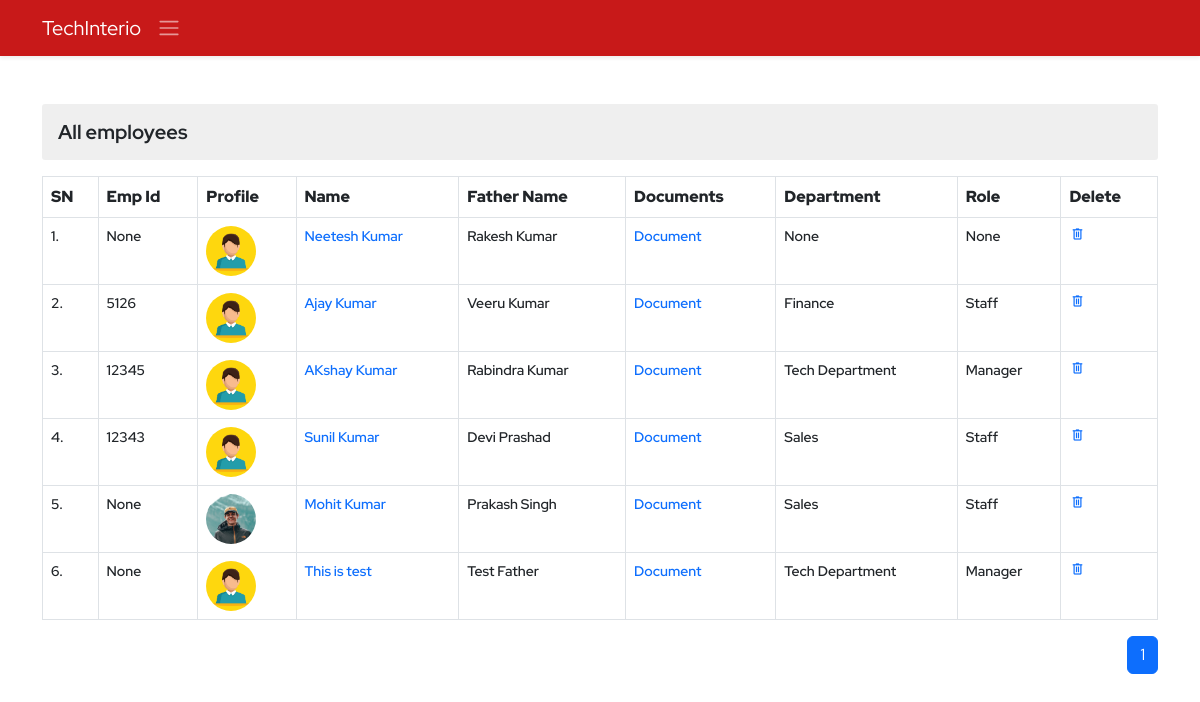
The page /ems/employee-view/ (signed in) on the database its author committed.
### ems/models.py (models this page shows, shortened)
class Employee(models.Model):
    empid=models.AutoField(primary_key=True)
    employeeid=models.IntegerField(unique=True, null=True, blank=True)
    user=models.OneToOneField(User,on_delete=models.CASCADE)
    name=models.CharField(max_length=50)
    father_name=models.CharField(max_length=50)
    mother_name=models.CharField(max_length=50,null=True,blank=True)
    avtar=models.ImageField(upload_to='employee_profile_images', blank=True , default='profile.jpg')
    dob=models.DateField()
    email=models.EmailField(max_length=100)
    mobile_no=models.IntegerField()
    emergency_mobile_no=models.IntegerField(null=True,blank=True)
    address=models.OneToOneField(Address, on_delete=models.CASCADE,blank=True, null=True,)
    designation=models.CharField(max_length=70,null=True, blank=True)
    role=models.ForeignKey(Role, on_delete=models.SET_NULL,blank=True, null=True,)
    department=models.ForeignKey(Department, on_delete=models.SET_NULL,blank=True, null=True,)
    joining_date=models.DateField(null=True, blank=True)
    status=models.CharField(max_length=15)
    @property
    def imageURL(self):
        try:
            url=self.avtar.url
        except:
            url=''
        return url

class Department(models.Model):
    name=models.CharField(max_length=70, unique=True)
    description=models.TextField(max_length=200)
    created_at = models.DateTimeField(auto_now_add=True,blank=True,null=True)
    updated_at = models.DateTimeField(auto_now=True,blank=True,null=True)
    def __str__(self):
        return self.name

class Role(models.Model):
    name=models.CharField(max_length=70, unique=True)
    description=models.TextField(max_length=200)
    created_at = models.DateTimeField(auto_now_add=True,blank=True,null=True)
    updated_at = models.DateTimeField(auto_now=True,blank=True,null=True)
    def __str__(self):
        return self.name

### ems/views.py (the view)
# urls.py: path('employee-view/',viewEmployee,name='employee-view'),
@login_required()
def viewEmployee(request):
    context = {}
    try:
        if not request.user.is_superuser:
            profile_obj=Employee.objects.get(user=request.user)
            context['profile']=profile_obj
        employees = Employee.objects.all().order_by('-empid')
        paginator=Paginator(employees,10)
        page_no=request.GET.get('page')
        total_pages=paginator.page_range
        employeepages=paginator.get_page(page_no)
        context['pages']=total_pages
        context['employees'] = employeepages
    except Exception as e:
        print('View Employee Exception : ', e)
    return render(request, 'ems/view_employee.html', context)

### ems/templates/ems/view_employee.html (shortened to what this page needs)
{% extends './base.html' %}
{% block body %}
<div class="container py-4">
    <div class="row d-flex align-items-center justify-content-center">
        <div class="col-12 overflow-auto">
            <h3 class="my-3 derpartment-title">All employees</h3>
            <table class="table table-bordered department-table">
                <tr>
                    <th>SN</th>
                    <th>Emp Id</th>
                    <th>Profile</th>
                    <th>Name</th>
                    <th>Father Name</th>
                    <th>Documents</th>
                    <th>Department</th>
                    <th>Role</th>
                    <th>Delete</th>
                </tr>
                {% for employee in employees %}
                <tr>
                    <td>{{forloop.counter}}.</td>
                    <td>{{employee.employeeid}}</td>
                    <td>
                        <img src="{{employee.imageURL}}" alt="" class="profile-pic">
                    </td>
                    <td><a class="" href="{% url 'ems:employee-detail' employee.empid %}">{{employee.name}}</a></td>
                    <td>{{employee.father_name}}</td>
                    <td><a href="{% url 'ems:employee-document' employee.empid %}">Document</a></td>
                    <td>{{employee.department}}</td>
                    <td>{{employee.role}}</td>
                    <td><a href="{% url 'ems:employee-delete' employee.empid %}" class="delete"><span class="material-symbols-outlined">
                        delete</span></a></td>
                </tr>
                {% endfor %}
            </table>
            <nav aria-label="Page navigation example">
                <ul class="pagination justify-content-end">
                    {% if pages %}
                    {% for p in pages %}
                    {% if p == employees.number %}
                    <li class="page-item active" aria-current="page"><a class="page-link "
                            href="?page={{p}}">{{p}}</a></li>
                    {% else %}
                    <li class="page-item "><a class="page-link" href="?page={{p}}">{{p}}</a></li>
                    {% endif %}
                    {% endfor %}
                    {% endif %}
                </ul>
            </nav>
        </div>
    </div>
</div>
{% endblock body %}

### static/css/style.css (style rules this page uses)
* { margin: 0; padding: 0; box-sizing: border-box; }
:root { --body-font: 'Red Hat Display', sans-serif; --second-font: 'Kaushan Script', cursive; --biggest-font-size: 2rem; --bigger-font-size: 1.5rem; --big-font-size: 1.25rem; --h1-font-size: 1.5rem; --h2-font-size: 1.25rem; --h3-font-size: 1rem; --normal-font-size: .938rem; --small-font-size: .813rem; --smaller-font-size: .75rem; --font-bold: 700; --font-black: 900; }
@media screen and (min-width: 1024px) { :root { --biggest-font-size: 6rem; --bigger-font-size: 3.5rem; --big-font-size: 2.75rem; --h1-font-size: 2.25rem; --h2-font-size: 1.5rem; --h3-font-size: 1.25rem; --normal-font-size: 1rem; --small-font-size: .875rem; --smaller-font-size: .813rem; --bs-modal-width:700px; } }
* { box-sizing: border-box; padding: 0; margin: 0; }
html { scroll-behavior: smooth; }
body, button, label, select, input { font-family: var(--body-font); font-size: var(--normal-font-size); }
h1, h2, h3 { font-weight: var(--font-bold); }
a { text-decoration: none; }
img { max-width: 100%; height: auto; }
.delete span { font-size: 16px !important; }
.derpartment-title { font-size: var(--h3-font-size); background-color: #dadada70; padding: 1rem; border-radius: 3px; }
.department-table tr th { font-size: var(--normal-font); font-weight: var(--font-black); }
.department-table tr td { font-size: var(--small-font-size); font-weight:600; }
.department-table tr td .delete span { font-size: 16px !important; }
.profile-pic { height: 50px; width: 50px; object-fit: cover; object-position: center; border-radius: 50%; }

### rows shown on the page
Employee: employeeid "None", imageURL (placeholder picture), name "Neetesh Kumar", father_name "Rakesh Kumar", department "None", role "None"
Employee: employeeid "5126", imageURL (placeholder picture), name "Ajay Kumar", father_name "Veeru Kumar", department "Finance", role "Staff"
Employee: employeeid "12345", imageURL (placeholder picture), name "AKshay Kumar", father_name "Rabindra Kumar", department "Tech Department", role "Manager"
Employee: employeeid "12343", imageURL (picture), name "Sunil Kumar", father_name "Devi Prashad", department "Sales", role "Staff"
Employee: employeeid "None", imageURL (picture), name "Mohit Kumar", father_name "Prakash Singh", department "Sales", role "Staff"
Employee: employeeid "None", imageURL (placeholder picture), name "This is test", father_name "Test Father", department "Tech Department", role "Manager"

### other values the page prints
{{ p }} "1"
